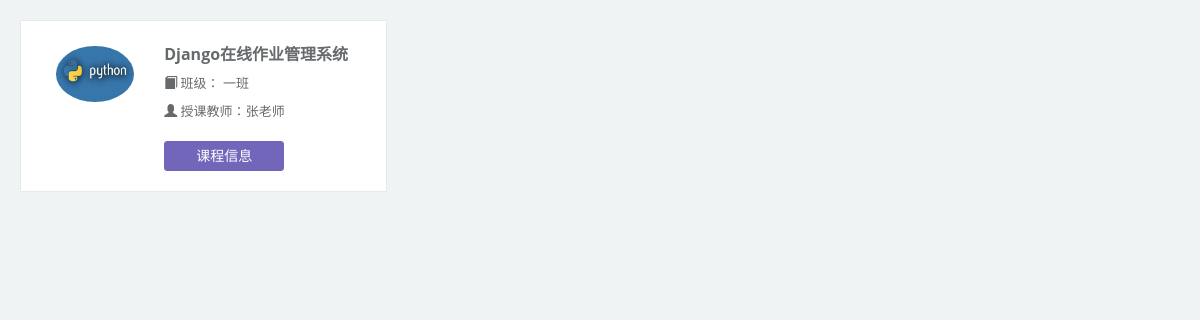
Screenshot of /course/ with the database file from the repository.
### project/models.py (models this page shows, shortened)
class Course(models.Model):
    cname = models.CharField(verbose_name='课程名称', max_length=50, null=False)
    classes = models.CharField(verbose_name='班级', default='', max_length=50)
    description = models.TextField(verbose_name='课程描述')
    teacher = models.ForeignKey(Teacher,
                                related_name="course",
                                on_delete=models.CASCADE)
    student = models.ManyToManyField(Student, blank=True)
    class Meta:
        verbose_name = '课程'
        verbose_name_plural = verbose_name

class UserAbstractModel(models.Model):
    GENDER_CHOICES = (
        (0, '男'),
        (1, '女')
    )
    name = models.CharField('姓名', default='', max_length=50)
    gender = models.SmallIntegerField(choices=GENDER_CHOICES, default=0, verbose_name='性别')
    created = models.DateTimeField('创建时间', auto_now_add=True)
    modified = models.DateTimeField('最后更改时间', auto_now=True)
    description = models.TextField('个人描述', null=True)
    class Meta:
        abstract = True

class Teacher(UserAbstractModel):
    user = models.OneToOneField(Role, related_name='teacher', on_delete=models.CASCADE)
    ranks = models.CharField(default='无', max_length=50, verbose_name='职称')
    def __str__(self):
        return self.name
    class Meta:
        verbose_name = '教师表'
        verbose_name_plural = verbose_name

### project/views.py (the view)
# urls.py: path('course/', views.CourseList.as_view(), name='course_list'),
class CourseList(ListView):
    template_name = 'project/course_list.html'
    def get_queryset(self):
        return Course.objects.all().order_by("id")

### project/templates/project/course_list.html (shortened to what this page needs)
{% extends "project/base.html" %} {% load static %} {% block content %}
<body class="gray-bg">
  <div class="wrapper wrapper-content animated fadeInRight">
    <div class="row">
      {% for object in object_list %}
      <div class="col-sm-4">
        <div class="contact-box">
          <div class="col-sm-4">
            <div class="text-center">
              <img
                alt="image"
                class="img-circle m-t-xs img-responsive"
                src="{% static 'img/python.jpg' %}"
              />
            </div>
          </div>
          <div class="col-sm-8">
            <h3><strong>{{ object.cname }}</strong></h3>
            <p>
              <i class="glyphicon glyphicon-book"></i> 班级： {{ object.classes }}
            </p>
            <p>
              <i class="glyphicon glyphicon-user"></i> 授课教师：{{ object.teacher }}
            </p>
            <a
              class="J_menuItem"
              href="{% url 'project:course_detail' object.id %}"
            >
              <button class="btn btn-w-m btn-primary">课程信息</button>
            </a>
          </div>
          <div class="clearfix"></div>
        </div>
      </div>
      {% endfor %}
    </div>
  </div>
</body>
{% endblock %}

### rows the page displays
Course: cname "Django在线作业管理系统", classes "一班", teacher "张老师"
